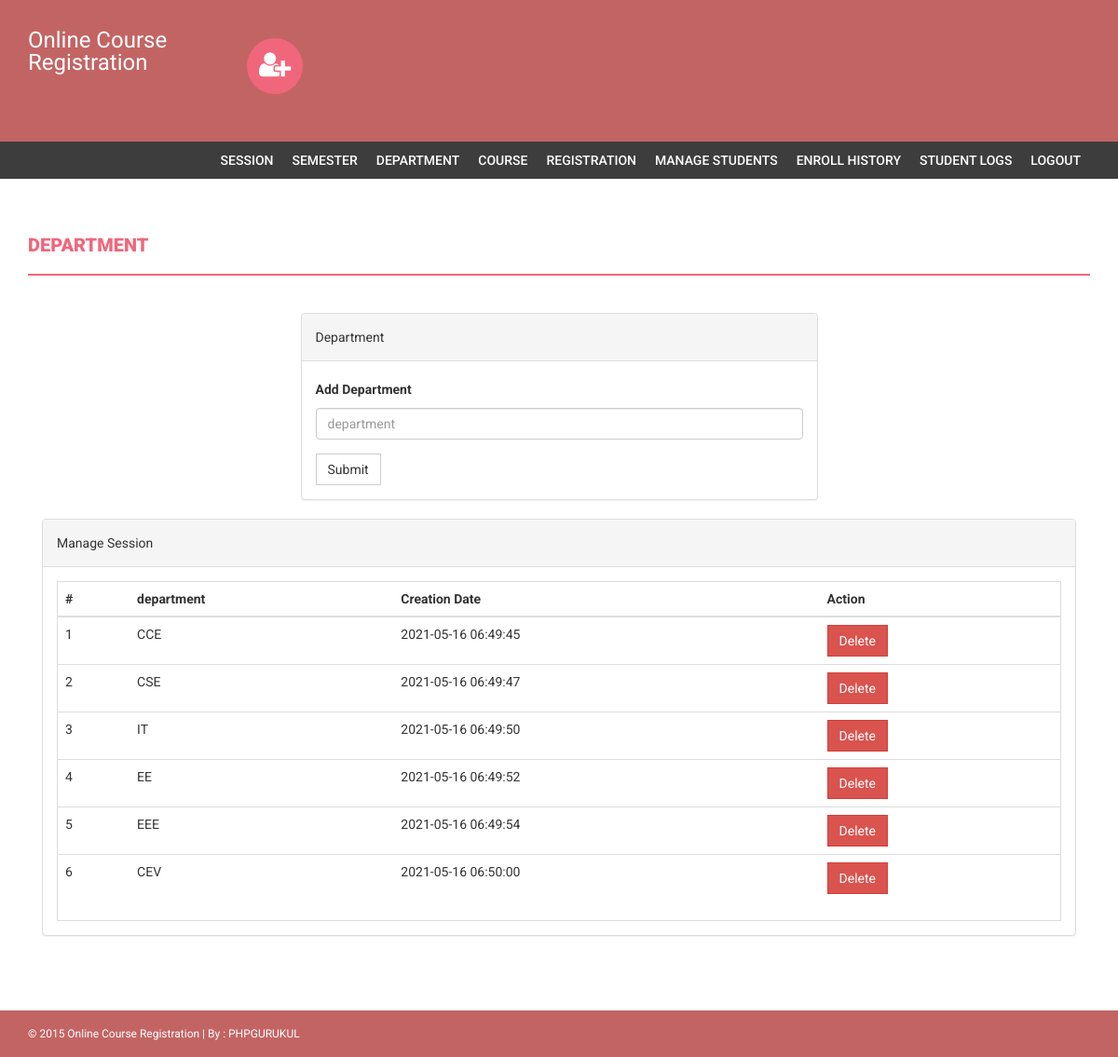
/onlinecourse/admin/department.php (signed in), run on the app's committed database.
### tables this page shows
CREATE TABLE `department` (
  `id` int(11) NOT NULL,
  `department` varchar(255) DEFAULT NULL,
  `creationDate` timestamp NULL DEFAULT current_timestamp()
);

### onlinecourse/admin/department.php (the view, shortened to what this page needs)
<?php
if(strlen($_SESSION['alogin'])==0)
    {
header('location:index.php');
}
else{
?>
<!DOCTYPE html>
<html xmlns="http://www.w3.org/1999/xhtml">
<head>
    <link href="assets/css/bootstrap.css" rel="stylesheet" />
    <link href="assets/css/font-awesome.css" rel="stylesheet" />
    <link href="assets/css/style.css" rel="stylesheet" />
</head>
<body>
<?php include('includes/header.php');?>
<?php if($_SESSION['alogin']!="")
{
 include('includes/menubar.php');
}
 ?>
    <div class="content-wrapper">
        <div class="container">
              <div class="row">
                    <div class="col-md-12">
                        <h1 class="page-head-line">Department  </h1>
                    </div>
                </div>
                <div class="row" >
                  <div class="col-md-3"></div>
                    <div class="col-md-6">
                        <div class="panel panel-default">
                        <div class="panel-heading">
                           Department
                        </div>
                        <div class="panel-body">
                       <form name="dept" method="post">
   <div class="form-group">
    <label for="department">Add Department  </label>
    <input type="text" class="form-control" id="department" name="department" placeholder="department" required />
  </div>
 <button type="submit" name="submit" class="btn btn-default">Submit</button>
</form>
                            </div>
                            </div>
                    </div>
                </div>
                <div class="col-md-12">
                    <div class="panel panel-default">
                        <div class="panel-heading">
                            Manage Session
                        </div>
                        <div class="panel-body">
                            <div class="table-responsive table-bordered">
                                <table class="table">
                                    <thead>
                                        <tr>
                                            <th>#</th>
                                            <th>department</th>
                                            <th>Creation Date</th>
                                            <th>Action</th>
                                        </tr>
                                    </thead>
                                    <tbody>
<?php
$sql=mysqli_query($con,"select * from department");
$cnt=1;
while($row=mysqli_fetch_array($sql))
{
?>
                                        <tr>
                                            <td><?php echo $cnt;?></td>
                                            <td><?php echo htmlentities($row['department']);?></td>
                                            <td><?php echo htmlentities($row['creationDate']);?></td>
                                            <td>
  <a href="department.php?id=<?php echo $row['id']?>&del=delete" onClick="return confirm('Are you sure you want to delete?')">
                                            <button class="btn btn-danger">Delete</button>
</a>
                                            </td>
                                        </tr>
<?php
$cnt++;
} ?>
                                    </tbody>
                                </table>
                            </div>
                        </div>
                    </div>
                </div>
            </div>
        </div>
  <?php include('includes/footer.php');?>
</body>
</html>
<?php } ?>

### onlinecourse/admin/assets/css/style.css (style rules this page uses)
body { font-family: 'Roboto', sans-serif; line-height: 30px; }
.content-wrapper { margin-top: 40px; min-height: 600px; padding-bottom: 60px; }
.page-head-line { font-weight: 900; padding-bottom: 20px; border-bottom: 2px solid #F0677C; text-transform: uppercase; color: #F0677C; font-size: 20px; margin-bottom: 40px; }
.btn { border-radius: 0px; -webkit-border-radius: 0px; -moz-border-radius: 0px; }

### data on the page
department: department "CCE", creationDate "2021-05-16 06:49:45"
department: department "CSE", creationDate "2021-05-16 06:49:47"
department: department "IT", creationDate "2021-05-16 06:49:50"
department: department "EE", creationDate "2021-05-16 06:49:52"
department: department "EEE", creationDate "2021-05-16 06:49:54"
department: department "CEV", creationDate "2021-05-16 06:50:00"
